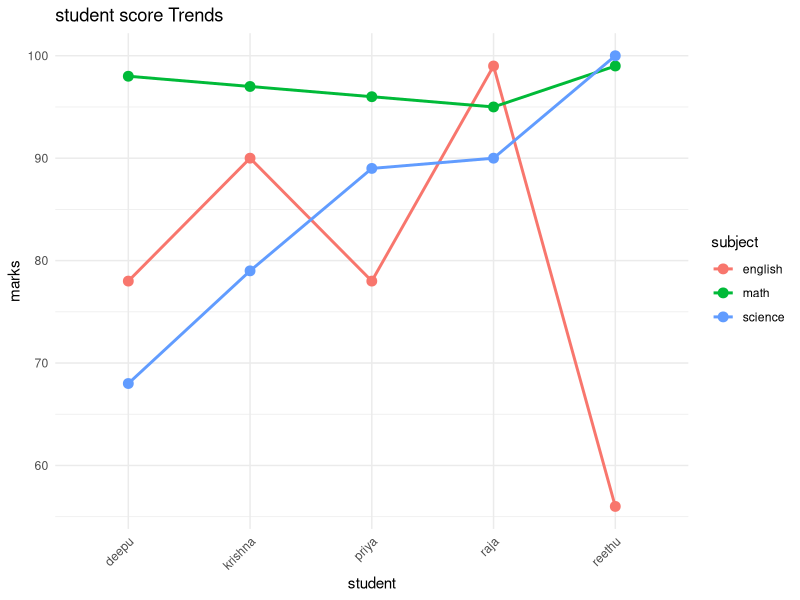

Source code (R):
library(tidyr)
library(ggplot2)

students <- data.frame(
  student = c("reethu", "deepu", "krishna", "priya", "raja"),
  math = c(99, 98, 97, 96, 95),
  science = c(100, 68, 79, 89, 90),
  english = c(56, 78, 90, 78, 99),
  hours = c(1, 2, 3, 4, 5)
)

head(students)

long_df<-pivot_longer(students,
                      cols=c(math,science,english),
                      names_to='subject',
                      values_to="score")
ggplot(long_df,aes(x=student,y=score,
                   color=subject,group=subject))+
  geom_line(size = 1)+
  geom_point(size = 3)+
  theme_minimal()+
  labs(title ="student score Trends",
       x="student", y="marks")+
  theme(axis.text.x=element_text(angle=45,hjust=1))
